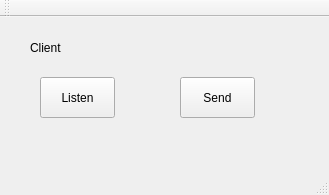
<?xml version="1.0" encoding="UTF-8"?>
<ui version="4.0">
 <class>MainWindow</class>
 <widget class="QMainWindow" name="MainWindow">
  <property name="geometry">
   <rect>
    <x>0</x>
    <y>0</y>
    <width>329</width>
    <height>195</height>
   </rect>
  </property>
  <property name="windowTitle">
   <string>MainWindow</string>
  </property>
  <widget class="QWidget" name="centralWidget">
   <widget class="QLabel" name="u_nameLabel">
    <property name="geometry">
     <rect>
      <x>30</x>
      <y>20</y>
      <width>54</width>
      <height>21</height>
     </rect>
    </property>
    <property name="text">
     <string>Client</string>
    </property>
   </widget>
   <widget class="QPushButton" name="u_listenButton">
    <property name="geometry">
     <rect>
      <x>40</x>
      <y>60</y>
      <width>75</width>
      <height>41</height>
     </rect>
    </property>
    <property name="text">
     <string>Listen</string>
    </property>
   </widget>
   <widget class="QPushButton" name="u_sendButton">
    <property name="geometry">
     <rect>
      <x>180</x>
      <y>60</y>
      <width>75</width>
      <height>41</height>
     </rect>
    </property>
    <property name="text">
     <string>Send</string>
    </property>
   </widget>
  </widget>
  <widget class="QMenuBar" name="menuBar">
   <property name="geometry">
    <rect>
     <x>0</x>
     <y>0</y>
     <width>329</width>
     <height>23</height>
    </rect>
   </property>
  </widget>
  <widget class="QToolBar" name="mainToolBar">
   <attribute name="toolBarArea">
    <enum>TopToolBarArea</enum>
   </attribute>
   <attribute name="toolBarBreak">
    <bool>false</bool>
   </attribute>
  </widget>
  <widget class="QStatusBar" name="statusBar"/>
 </widget>
 <layoutdefault spacing="6" margin="11"/>
 <resources/>
 <connections/>
</ui>
